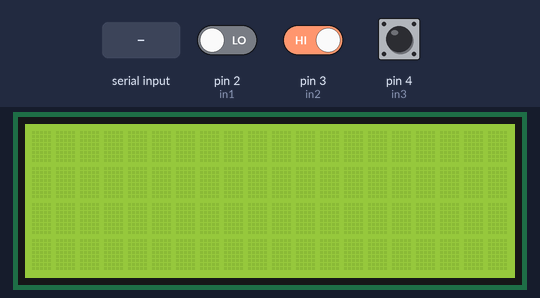
A sketch run on a simulated Arduino Uno, built with avr-gcc and run on an emulated ATmega328P. Parts: 20×4 character LCD. The test bench sets the inputs (shaded band); at power-on: pin 3 (in2) HIGH, pin 2 (in1) LOW, pin 4 (in3) HIGH. What the sketch prints to the serial monitor is not drawn.

Above: at 2.2 s.
2.3 s: pin 3 (in2) driven LOW
At 5.2 s:
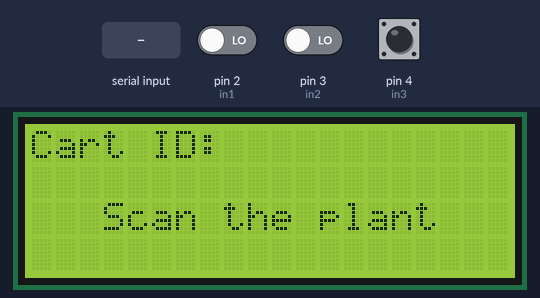
5.4 s: "90,45,200\n" received over Serial
At 8.3 s:
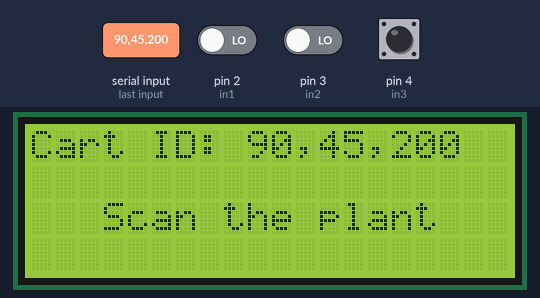
8.5 s: "90,45,200\n" received over the second serial link
At 10.5 s:
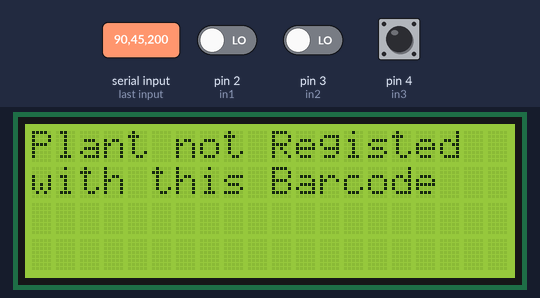
11.3 s: "90,45\n" received over Serial
At 13.0 s:
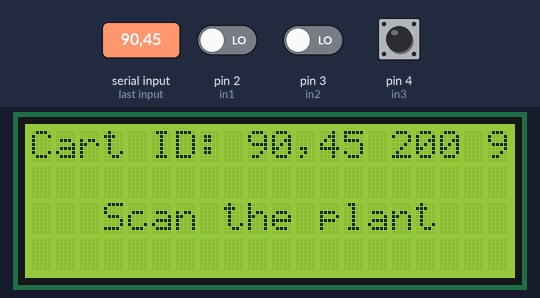
13.4 s: "0\n" received over Serial
At 14.8 s:
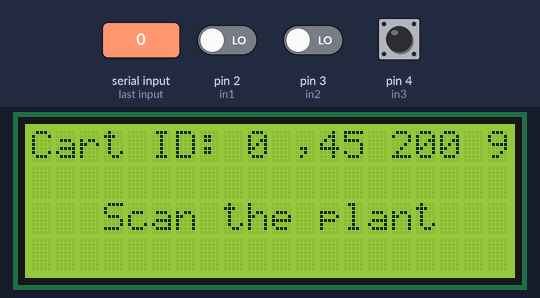
15.5 s: "30,150,10\n" received over the second serial link
At 16.5 s:
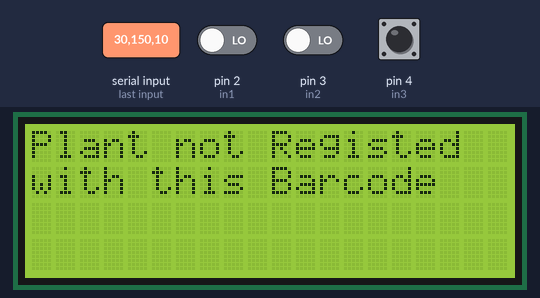
Timing chart, 0 to 18.5 s (numbered marks = the images above; inputs shaded):
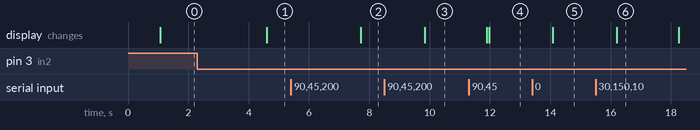

Measured:
- after the input at 2.3 s, the display: changes after 2.3 s (image 1)
- after the input at 5.4 s, the display: changes after 2.3 s (image 2)
- after the input at 8.5 s, the display: changes after 1.3 s (image 3)
- after the input at 11.3 s, the display: first differs from a run without the input after 0.67 s (image 4)
- after the input at 13.4 s, the display: changes after 0.67 s (image 5)
- after the input at 15.5 s, the display: changes after 0.71 s (image 6)

The sketch:

FLS_CLAUDEE_ARDUINO__Final_v2.ino
```cpp
#include <SoftwareSerial.h>
#include<String.h>
SoftwareSerial MCU (5,6); // RX, TX
#include <LiquidCrystal_I2C.h>
//#include <LiquidCrystal.h>
LiquidCrystal_I2C lcd(0x27,20,4);  // set the LCD address to 0x3F for a 16 chars and 2 line display

const char *const plantNames[15] =   {"Coreopsis",  "Baston ni San Jose", "Pacova"  ,   "Painter's palette"  ,  "Sago Palm"  ,  "Pinstripe Plant",  "Zebra Plant"  ,  "Dwarf Snake Plant"  ,  "Chinese evergreens"  ,  "Dumbcane"  ,  "Desert Rose"  ,  "Peace lily"  ,   "Mayana"  ,  "Spider Plant"  ,  "San Francisco"};
const char *const plantBCD[15] =     {"75269394" ,  "71894653"  ,         "81576943",   "49253189"          ,   "69327159"   ,  "24869395"        ,  "34218957"   ,    "74196925"           ,  "76982413"            ,   "52841739" ,  "47981536"     ,  "52637849"   ,    "31894275" , "94213875"      ,  "39751862"};
const char *const care[15] =         { "LOW"    ,   "LOW"    ,            "MEDIUM"   ,  "LOW"    ,              "LOW"   ,       "HIGH"   ,          "LOW"   ,         "LOW"   ,               "LOW"    ,                "MEDIUM" ,    "LOW"    ,        "MEDIUM"     ,    "LOW"    ,   "LOW"   ,          "MEDIUM"};
const char *const sunlight[15] =     { "HIGH"   ,   "LOW"    ,            "LOW"    ,    "LOW"    ,              "LOW"   ,       "LOW"   ,           "LOW"   ,         "LOW"   ,               "LOW"    ,                "LOW"     ,   "LOW"    ,        "HIGH"     ,      "LOW"    ,   "LOW"   ,          "LOW"};
const char *const water[15] =        { "LOW"    ,   "LOW"    ,            "MEDIUM"  ,   "LOW"    ,              "MEDIUM"   ,    "MEDIUM"   ,        "LOW"   ,         "LOW"   ,               "MEDIUM"    ,             "MEDIUM"     ,"MEDIUM"    ,     "MEDIUM"     ,    "MEDIUM"   , "MEDIUM"   ,       "MEDIUM"};

//#define ADD 4
//#define REMOVE 5
//#define PROCCESS 6
const int in1 = 2;
const int in2 = 3;
const int in3 = 4;

void setup() {
  MCU.begin(9600);
  Serial.begin(115200);
  pinMode(in1, INPUT);
  pinMode(in2, INPUT);
  pinMode(in3, INPUT);
  delay(1000);
  lcd.init();
  lcd.clear();
  lcd.backlight();
}

String BCD;
String lastScanned;
bool found;
char ABC[10];
char AB[10];

void loop() {
  if (atoi(AB)==0){
    Serial.write('c');
    delay(500);
  }

  if(Serial.available()){
   int j=0;
    while (Serial.available()){
      char input = Serial.read();
      delay(5);
      AB[j]=input;
      j++;
    }
    Menue();
  }

  if (digitalRead(in3) == LOW && digitalRead(in2) == LOW && digitalRead(in1) == HIGH){    //<<== Change to in3=false  , in2=false, in1=true  FOR PAYMENT PROCESS
    char str[]="p";
    Serial.write('c');
    delay(500);
    while (digitalRead(in3) == LOW && digitalRead(in2) == LOW && digitalRead(in1) == HIGH); //<<== Change to in3=false  , in2=false, in1=true  FOR PAYMENT PROCESS
  }

  if (digitalRead(in3) == HIGH && digitalRead(in2) == LOW && digitalRead(in1) == LOW){    //<<== Change to in3=falsee  , in2=false, in1=true  FOR VIEW PROCESS
    for (int i=0;i<15;i++){
      if (atoi(plantBCD[i])==atoi(ABC)){
        found=true;
        lcd.clear();
        lcd.setCursor(0,0);
        lcd.print(plantNames[i]);
        lcd.setCursor(0,1);
        lcd.print("care: ");
        lcd.print(care[i]);
        lcd.setCursor(0,2);
        lcd.print("sunlight: ");
        lcd.print(sunlight[i]);
        lcd.setCursor(0,3);
        lcd.print("Water: ");
        lcd.print(water[i]);

        delay(10);
      }
    }
        Serial.write('v');
        delay(2000);
        Menue();
  }

  ////////////WHEN BARCODED IS SCANNED/////////////
  if (MCU.available()){
    int j=0;
    lastScanned="";
    while (MCU.available()){
      char input = MCU.read();
      delay(5);
      ABC[j]=input;
      j++;
    }

    for(int i=0;i<8;i++)lastScanned[i]=ABC[i];
    found=false;

    //////////////DISPLAYS SCANNED PLANT///////////////
    for (int i=0;i<15;i++){
      if (atoi(plantBCD[i])==atoi(ABC)){
        found=true;
        lcd.clear();
        lcd.setCursor(0,0);
        lcd.print(plantNames[i]);
        lcd.setCursor(0,1);
        lcd.print("care: ");
        lcd.print(care[i]);
        lcd.setCursor(0,2);
        lcd.print("sunlight: ");
        lcd.print(sunlight[i]);
        lcd.setCursor(0,3);
        lcd.print("Water: ");
        lcd.print(water[i]);
        delay(10);
      }
    }

    /////////////IF SCANNED BARCODE IS NOT FOUND///////////////////
    if (!found){
      lcd.clear();
      lcd.setCursor(0,0);
      lcd.print("Plant not Registed");
      lcd.setCursor(0,1);
      lcd.print("with this Barcode");
      lcd.setCursor(0,2);
      lcd.print(lastScanned);
      delay(2000);
      Menue();
    }


    ////////////IF SCANNED BARCODE IS FOUND////////////////////
    if (found){
      unsigned long timerr=millis();
      while(millis()-timerr<5000){
        //////////////WHEN ADD IS PRESSED////////////////////
        if (digitalRead(in3) == LOW && digitalRead(in2) == HIGH && digitalRead(in1) == HIGH){     //<<== Change to in3=false  , in2=true, in1=true  FOR ADD PROCESS
          for(int i=0;i<8;i++){
            Serial.write(ABC[i]);
        }
         delay(2000);
         while (digitalRead(in3) == LOW && digitalRead(in2) == HIGH && digitalRead(in1) == HIGH);     //<<== Change to in3=false  , in2=true, in1=true  FOR ADD PROCESS
         }
         ////////////WHEN REMOVE IS PRESSED//////////////////
         if (digitalRead(in3) == LOW && digitalRead(in2) == HIGH && digitalRead(in1) == LOW){     //<<== Change to in3=false  , in2=true, in1=false  FOR REMOVE PROCESS
          char str[]="remove";
          for(int i=0;i<6;i++){
            Serial.write(str[i]);
          }
        while (digitalRead(in3) == LOW && digitalRead(in2) == HIGH && digitalRead(in1) == LOW);   //<<== Change to in3=false  , in2=true, in1=false  FOR REMOVE PROCESS
        }
      }
    Menue();
    }
  }
}

void showInfo(){
  found=false;
  for (int i=0;i<15;i++){
    if (String(ABC)==plantBCD[i]){
      found=true;
      lcd.clear();
      lcd.setCursor(0,0);
      lcd.print(plantNames[i]);
      lcd.setCursor(0,1);
      lcd.print("care: ");
      lcd.print(care[i]);
      lcd.setCursor(0,2);
      lcd.print("sunlight: ");
      lcd.print(sunlight[i]);
      lcd.setCursor(0,3);
      lcd.print("Water: ");
      lcd.print(water[i]);
      delay(10);
    }
  }

  if (!found){
    lcd.clear();
    lcd.setCursor(0,0);
    lcd.print("Plant not Registed");
    lcd.setCursor(0,1);
    lcd.print("with this Barcode");
    lcd.setCursor(0,2);
    delay(2000);
    Menue();
  }
}

void Menue(){
  lcd.clear();
  lcd.setCursor(0,0);
  lcd.print("Cart ID: ");
  lcd.setCursor(9,0);
  lcd.print(AB);
  lcd.setCursor(0,2);
  lcd.print("   Scan the plant");
}

void SendSerial(String Str){
  char str[10];
  Str.toCharArray(str,Str.length());
  for(int i=0;i<4;i++){
    Serial.write(str[i]);
  }
}
```
